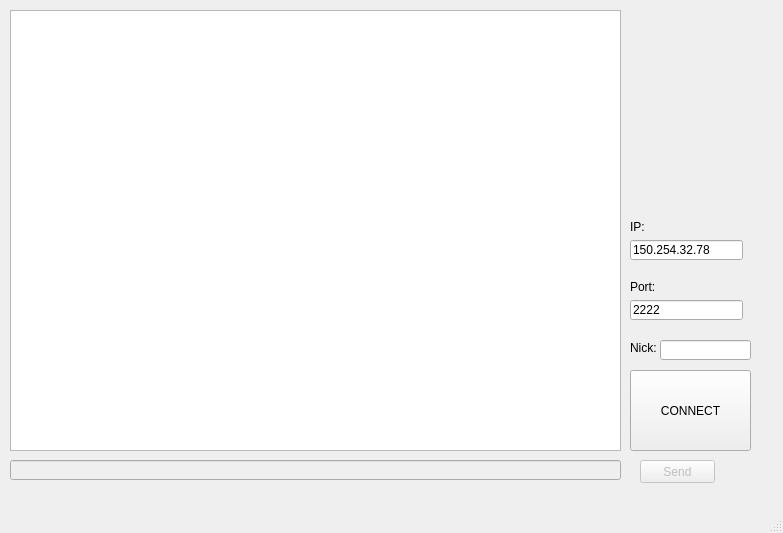
<?xml version="1.0" encoding="UTF-8"?>
<ui version="4.0">
 <class>client</class>
 <widget class="QMainWindow" name="client">
  <property name="geometry">
   <rect>
    <x>0</x>
    <y>0</y>
    <width>783</width>
    <height>533</height>
   </rect>
  </property>
  <property name="windowTitle">
   <string>client</string>
  </property>
  <widget class="QWidget" name="centralWidget">
   <widget class="QTextBrowser" name="serverMessages">
    <property name="geometry">
     <rect>
      <x>10</x>
      <y>10</y>
      <width>611</width>
      <height>441</height>
     </rect>
    </property>
   </widget>
   <widget class="QLineEdit" name="sendMessage">
    <property name="enabled">
     <bool>false</bool>
    </property>
    <property name="geometry">
     <rect>
      <x>10</x>
      <y>460</y>
      <width>611</width>
      <height>20</height>
     </rect>
    </property>
   </widget>
   <widget class="QPushButton" name="sendButton">
    <property name="enabled">
     <bool>false</bool>
    </property>
    <property name="geometry">
     <rect>
      <x>640</x>
      <y>460</y>
      <width>75</width>
      <height>23</height>
     </rect>
    </property>
    <property name="text">
     <string>Send</string>
    </property>
    <property name="autoDefault">
     <bool>false</bool>
    </property>
    <property name="default">
     <bool>false</bool>
    </property>
    <property name="flat">
     <bool>false</bool>
    </property>
   </widget>
   <widget class="QPushButton" name="connectButton">
    <property name="geometry">
     <rect>
      <x>630</x>
      <y>370</y>
      <width>121</width>
      <height>81</height>
     </rect>
    </property>
    <property name="text">
     <string>CONNECT</string>
    </property>
   </widget>
   <widget class="QLineEdit" name="portNumber">
    <property name="geometry">
     <rect>
      <x>630</x>
      <y>300</y>
      <width>113</width>
      <height>20</height>
     </rect>
    </property>
    <property name="text">
     <string>2222</string>
    </property>
   </widget>
   <widget class="QLabel" name="portLabel">
    <property name="geometry">
     <rect>
      <x>630</x>
      <y>280</y>
      <width>47</width>
      <height>13</height>
     </rect>
    </property>
    <property name="text">
     <string>Port:</string>
    </property>
   </widget>
   <widget class="QLabel" name="connectErrorLabel">
    <property name="geometry">
     <rect>
      <x>630</x>
      <y>320</y>
      <width>131</width>
      <height>21</height>
     </rect>
    </property>
    <property name="text">
     <string/>
    </property>
   </widget>
   <widget class="QLineEdit" name="ipEdit">
    <property name="geometry">
     <rect>
      <x>630</x>
      <y>240</y>
      <width>113</width>
      <height>20</height>
     </rect>
    </property>
    <property name="focusPolicy">
     <enum>Qt::WheelFocus</enum>
    </property>
    <property name="text">
     <string>150.254.32.78</string>
    </property>
   </widget>
   <widget class="QLabel" name="ipLabel">
    <property name="geometry">
     <rect>
      <x>630</x>
      <y>220</y>
      <width>47</width>
      <height>13</height>
     </rect>
    </property>
    <property name="text">
     <string>IP:</string>
    </property>
   </widget>
   <widget class="QLabel" name="nickLabel">
    <property name="geometry">
     <rect>
      <x>630</x>
      <y>340</y>
      <width>31</width>
      <height>16</height>
     </rect>
    </property>
    <property name="text">
     <string>Nick:</string>
    </property>
   </widget>
   <widget class="QLineEdit" name="nickEdit">
    <property name="geometry">
     <rect>
      <x>660</x>
      <y>340</y>
      <width>91</width>
      <height>20</height>
     </rect>
    </property>
   </widget>
  </widget>
  <widget class="QStatusBar" name="statusBar"/>
 </widget>
 <layoutdefault spacing="6" margin="11"/>
 <resources/>
 <connections/>
</ui>
